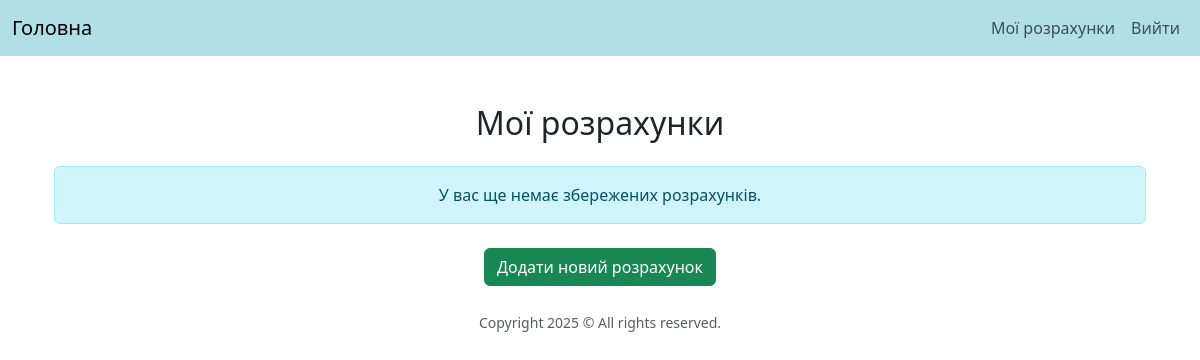
/calculations/ (signed in), run on an earlier commit of the app's database.
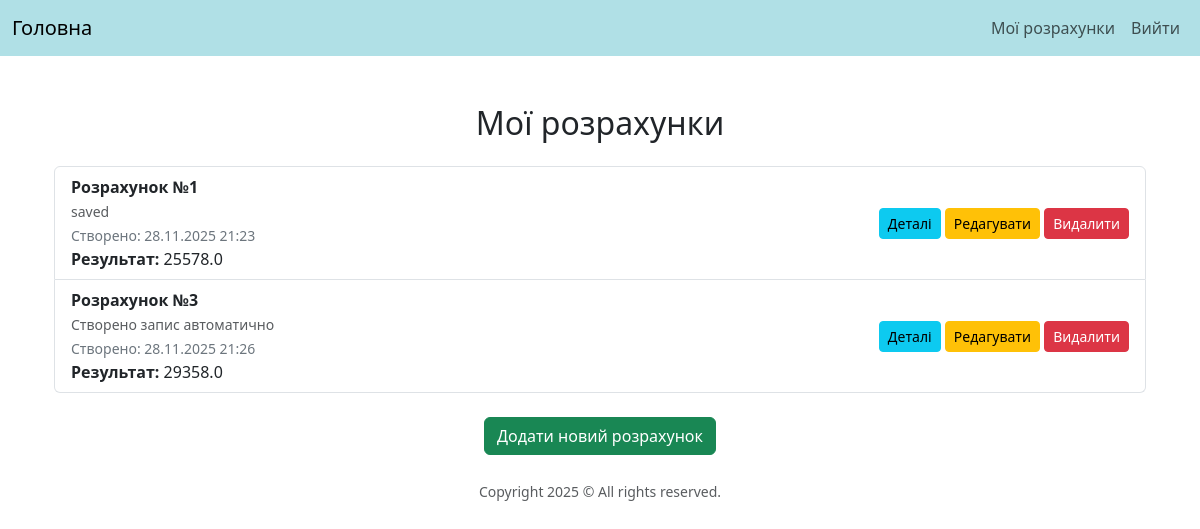
And on a later commit of the database.
### upload/models.py (models this page shows, shortened)
class Calculation(models.Model):
    user = models.ForeignKey(User, on_delete=models.CASCADE, related_name="calculations")
    number = models.PositiveIntegerField(validators=[MinValueValidator(1)]) #має бути >0 і ціле значення
    comment = models.TextField(blank=True, null=True)
    result = models.FloatField(null=True, blank=True)
    created_at = models.DateTimeField(auto_now_add=True)

### upload/views.py (the view)
# urls.py: path('calculations/', CalculationListView.as_view(), name="calculation_list"),
class CalculationListView(LoginRequiredMixin, ListView):
    model = Calculation
    template_name = "calculations/list.html"
    context_object_name = "calculations"
    def get_queryset(self):
        return Calculation.objects.filter(user=self.request.user)

### upload/templates/calculations/list.html (shortened to what this page needs)
{% extends 'base.html' %}
{% block content %}
<div class="container mt-5">
    <h2 class="mb-4 text-center">Мої розрахунки</h2>
    {% if calculations %}
        <ul class="list-group">
            {% for calc in calculations %}
                <li class="list-group-item d-flex justify-content-between align-items-center">
                    <div>
                        <strong>Розрахунок №{{ calc.number }}</strong><br>
                        {% if calc.comment %}
                            <small class="text-muted">{{ calc.comment }}</small><br>
                        {% endif %}
                        <small class="text-secondary">Створено: {{ calc.created_at|date:"d.m.Y H:i" }}</small><br>
                        <span class="fw-bold">Результат:</span> {{ calc.result }}
                    </div>
                    <div>
    <a href="{% url 'calculation_detail' calc.pk %}"
       class="btn btn-sm btn-info">Деталі</a>
    <a href="{% url 'calculation_edit' calc.pk %}"
       class="btn btn-sm btn-warning">Редагувати</a>
    <a href="{% url 'calculation_delete' calc.pk %}"
       class="btn btn-sm btn-danger"
       onclick="return confirm('Ви впевнені, що хочете видалити цей розрахунок?');">
       Видалити
    </a>
</div>
                </li>
            {% endfor %}
        </ul>
    {% else %}
        <div class="alert alert-info text-center">
            У вас ще немає збережених розрахунків.
        </div>
    {% endif %}
    <div class="mt-4 text-center">
        <a href="{% url 'calculation_create' %}" class="btn btn-success">Додати новий розрахунок</a>
    </div>
</div>
{% endblock %}

### upload/templates/base.html (shortened to what this page needs)
<!DOCTYPE html>
<html lang="uk">
<head>
    <link href="https://cdn.jsdelivr.net/npm/bootstrap@5.3.2/dist/css/bootstrap.min.css" rel="stylesheet">
</head>
<body>
    <nav class="navbar navbar-expand-lg navbar-light" style="background-color:#B0E0E6;">
        <div class="container-fluid">
            <a class="navbar-brand" href="{% url 'home' %}">Головна</a>
            <div class="collapse navbar-collapse">
                <ul class="navbar-nav ms-auto">
                    {% if user.is_authenticated %}
                        <li class="nav-item">
                            <a class="nav-link" href="{% url 'calculation_list' %}">Мої розрахунки</a>
                        </li>
                        <li class="nav-item">
                            <a class="nav-link" href="{% url 'logout' %}">Вийти</a>
                        </li>
                    {% endif %}
                </ul>
            </div>
        </div>
    </nav>
    <div class="container mt-4">
        {% block content %}
        {% endblock %}
    </div>
    <footer class="text-center mt-4 mb-2 text-muted">
        <small>Copyright 2025 © All rights reserved.</small>
    </footer>
</body>
</html>

What changed in the data, as far as the page shows it:
added Calculation: number "1", comment "saved", created_at "28.11.2025 21:23", result "25578.0"
added Calculation: number "3", comment "Створено запис автоматично", created_at "28.11.2025 21:26", result "29358.0"
Also different on the page:
text no longer shown: "У вас ще немає збережених розрахунків."
